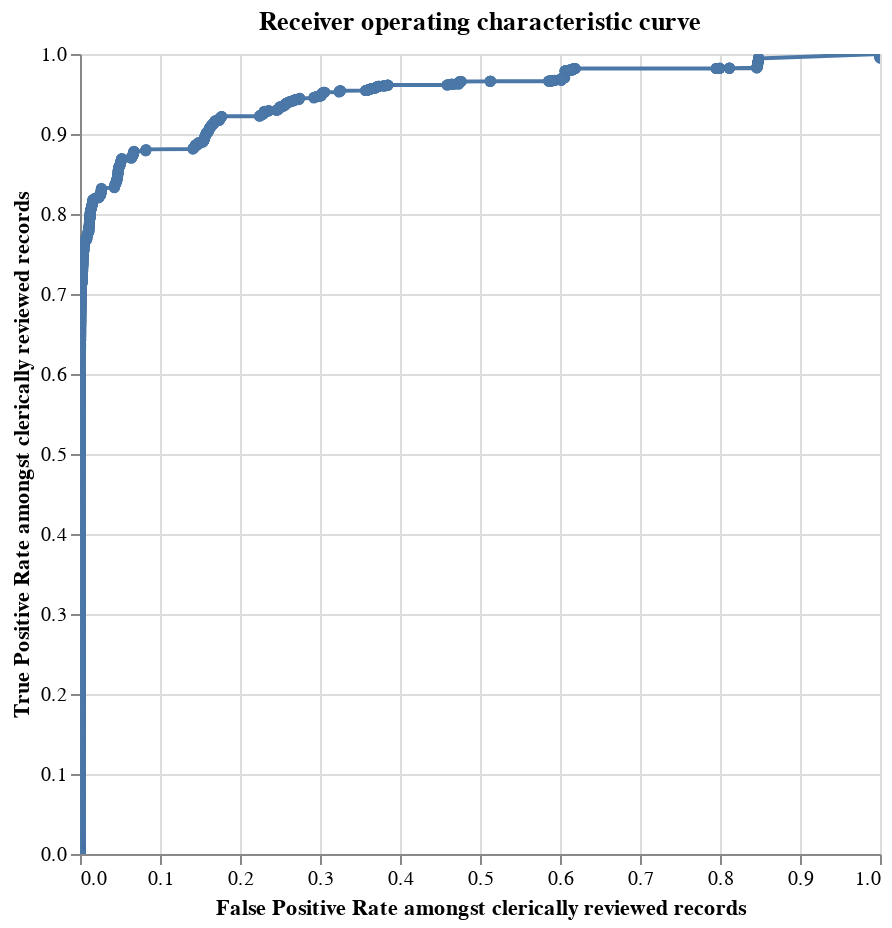

Here is the notebook cell this chart was saved with:
### Code cell
linker.roc_chart_from_labels_column("cluster",match_weight_round_to_nearest=0.02)

### Figure 1 — Vega-Lite specification as saved in the notebook (floating-point values rounded to 4 significant figures; data arrays with more than 128 entries replaced by an {"elided": "..."} marker saying what was removed)
{"$schema": "https://vega.github.io/schema/vega-lite/v4.8.1.json", "data": {"values": {"elided": "3678 records"}}, "encoding": {"tooltip": [{"field": "truth_threshold", "format": ".4f", "type": "quantitative"}, {"field": "match_probability", "format": ".4%", "type": "quantitative"}, {"field": "fp_rate", "format": ".4f", "title": "FP_rate", "type": "quantitative"}, {"field": "tp_rate", "format": ".4f", "title": "TP_rate", "type": "quantitative"}, {"field": "tp", "format": ",.0f", "title": "TP", "type": "quantitative"}, {"field": "tn", "format": ",.0f", "title": "TN", "type": "quantitative"}, {"field": "fp", "format": ",.0f", "title": "FP", "type": "quantitative"}, {"field": "fn", "format": ",.0f", "title": "FN", "type": "quantitative"}, {"field": "precision", "format": ".4f", "type": "quantitative"}, {"field": "recall", "format": ".4f", "type": "quantitative"}, {"field": "f1", "format": ".4f", "title": "F1", "type": "quantitative"}], "x": {"field": "fp_rate", "sort": ["truth_threshold"], "title": "False Positive Rate amongst clerically reviewed records", "type": "quantitative"}, "y": {"field": "tp_rate", "sort": ["truth_threshold"], "title": "True Positive Rate amongst clerically reviewed records", "type": "quantitative"}}, "height": 400, "mark": {"clip": true, "point": true, "type": "line"}, "selection": {"selector076": {"bind": "scales", "encodings": ["x"], "type": "interval"}}, "title": "Receiver operating characteristic curve", "width": 400}
